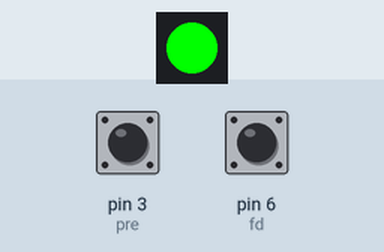
A sketch run on a simulated Arduino Uno, built with avr-gcc and run on an emulated ATmega328P. On the bench: 1 RGB LEDs in strip order, left to right. The test bench sets the inputs (shaded band); at power-on: pin 3 (pre) HIGH, pin 6 (fd) HIGH. Storage starts empty; the audio player accepts every command and is not drawn; what the sketch prints to the serial monitor is not drawn.

Above: at 1.2 s.
1.3 s: pin 3 (pre) pulled LOW for 0.15 s
At 3.4 s:
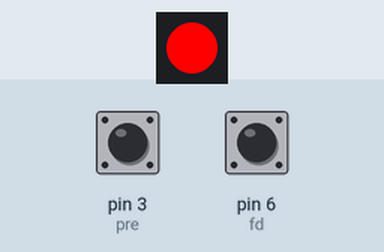
3.8 s: pin 6 (fd) pulled LOW for 0.15 s
At 5.3 s:
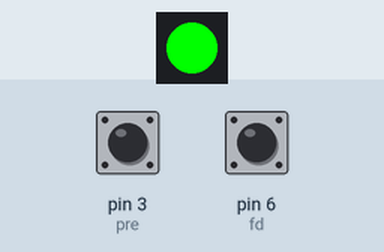
6.3 s: pin 3 (pre) pulled LOW for 1 s
At 8.5 s:
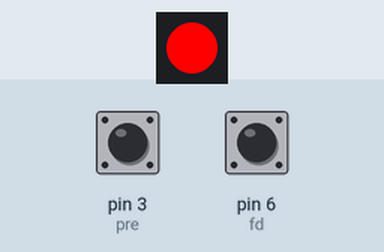
Timing chart, 0 to 10.0 s (numbered marks = the images above; inputs shaded):
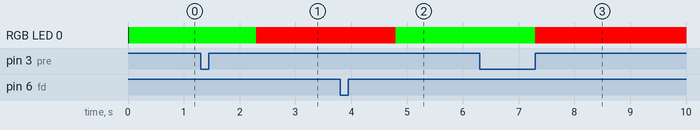

The sketch:

arduino_musicplayer.ino
```cpp
#include "SD.h"
#include "TMRpcm.h"
#include "SPI.h"
#include <FastLED.h>


#define SD_ChipSelectPin 4
#define LED_PIN     7     //pin in witch RGB led is connected
#define NUM_LEDS    1     //no of RGB leds
#define pre 3             //previous music button
#define fd 6              //next music button
TMRpcm music;
int count = 1;            //button press counter
CRGB leds[NUM_LEDS];

void setup(){

  music.speakerPin = 9;   //audio outputr
  Serial.begin(9600);     //serial debugger
  FastLED.addLeds<WS2812, LED_PIN, GRB>(leds, NUM_LEDS);
  if (!SD.begin(SD_ChipSelectPin)) {
    Serial.println("SD fail");
    return;

    }
pinMode(pre,INPUT_PULLUP);
pinMode(fd,INPUT_PULLUP);
  leds[0] = CRGB(0, 255, 0);  // setting green light (R,G,B), 0 means off ,255 means full brightness
  FastLED.show();             //displaying greenlight

music.setVolume(5);           // setting up volume 0 - 7

}

void loop(){

  if(!digitalRead(fd)){
    count ++;
    delay(1000); // 1 second delay for counting
    }
  if(count>0){
     if(!digitalRead(pre)){
    count --;
     delay(1000);
    }
    else{
      count = 1;
      }
     }

  switch(count){
    case 1:
      music.play("1.wav");
       Serial.println("1");
        leds[0] = CRGB(0, 255, 0);
        FastLED.show();
      break;
    case 2:
       music.play("2.wav");
       Serial.println("2");
       break;
    case 3:
       music.play("3.wav");
       Serial.println("3");
       break;
   case 4:
       music.play("4.wav");
       Serial.println("4");
       break;
    case 5:
       music.play("5.wav");
       Serial.println("5");
       break;
    default:
      leds[0] = CRGB(255, 0, 0);
      FastLED.show();
      break;
    }


  }
```

Measured:
- after the input at 1.3 s, RGB LED 0: RGB(0, 255, 0) → RGB(255, 0, 0) after 1.0 s
- after the input at 3.8 s, RGB LED 0: RGB(255, 0, 0) → RGB(0, 255, 0) after 1.0 s
- after the input at 6.3 s, RGB LED 0: RGB(0, 255, 0) → RGB(255, 0, 0) after 1.0 s
